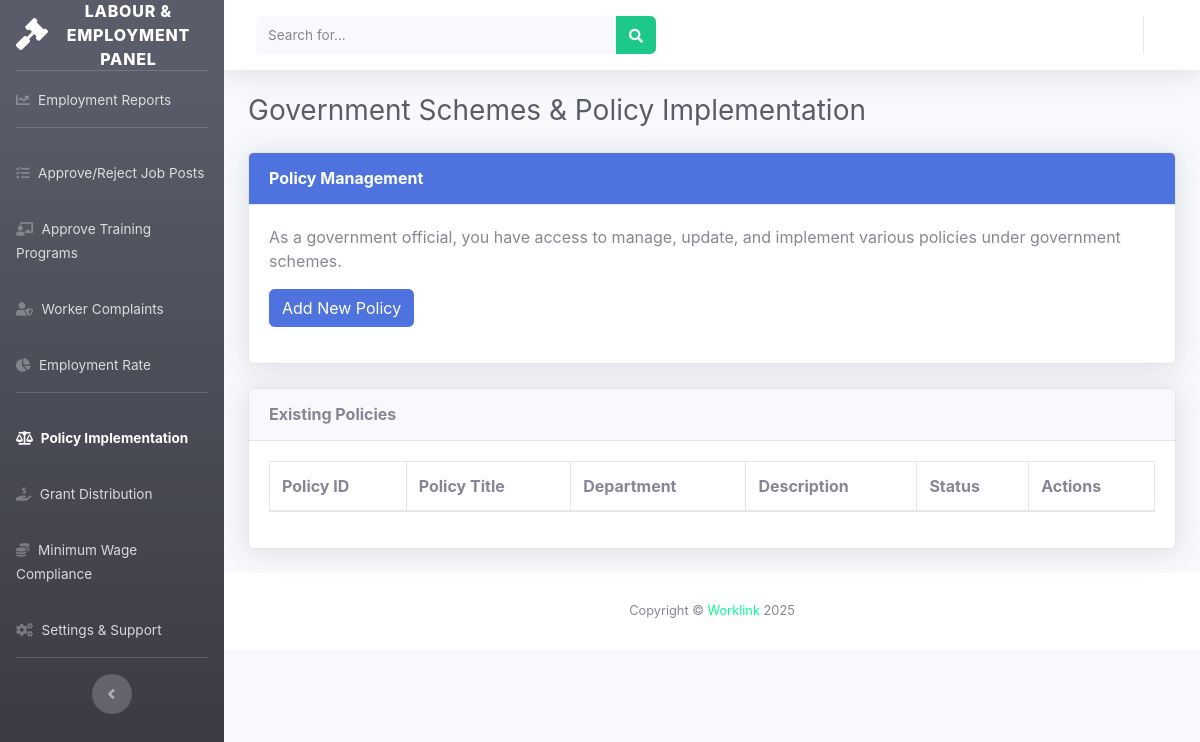
Before: /governmentOfficial/policy_implementation.php (signed in) with the older database file.
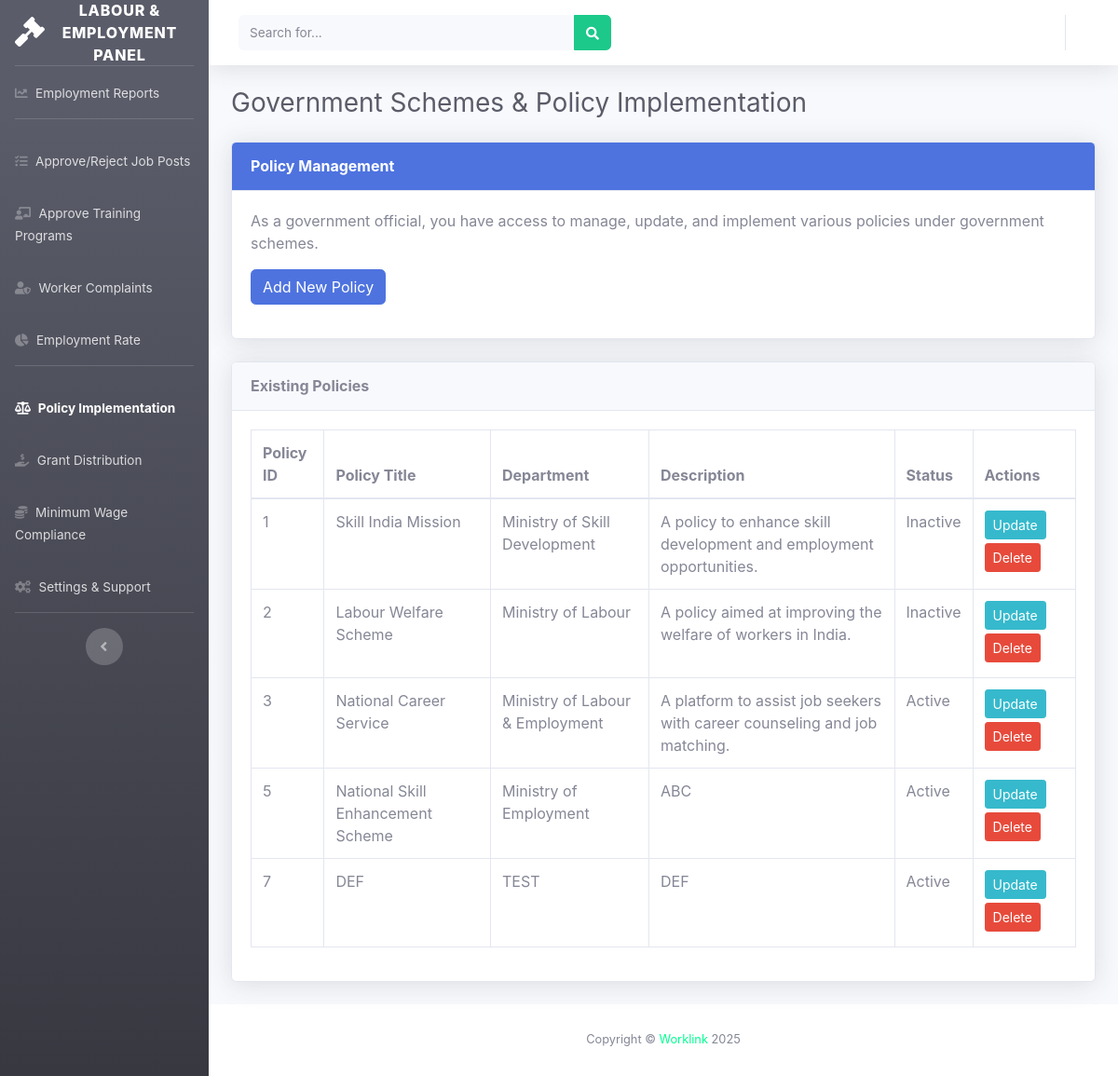
After: the same page with the newer database file.
### tables this page shows
CREATE TABLE `policies` (
  `policy_id` int(11) NOT NULL,
  `policy_title` varchar(255) NOT NULL,
  `description` text DEFAULT NULL,
  `department` varchar(255) DEFAULT NULL,
  `status` tinyint(1) NOT NULL DEFAULT 1,
  `created_at` timestamp NOT NULL DEFAULT current_timestamp(),
  `updated_at` timestamp NOT NULL DEFAULT current_timestamp() ON UPDATE current_timestamp()
);

### governmentOfficial/policy_implementation.php (the view, shortened to what this page needs)
<!DOCTYPE html>
<html lang="en">
<head>
    <link href="vendor/fontawesome-free/css/all.min.css" rel="stylesheet">
    <link href="css/sb-admin-2.min.css" rel="stylesheet">
    <link href="vendor/datatables/dataTables.bootstrap4.min.css" rel="stylesheet">
</head>
<body id="page-top">
<?php include('sidebar.php'); ?>
<?php include('header.php'); ?>
<div class="container-fluid">
    <h1 class="h3 mb-4 text-gray-800">Government Schemes & Policy Implementation</h1>
    <div class="row">
        <div class="col-lg-12">
            <div class="card shadow mb-4">
                <div class="card-header py-3 bg-primary text-white">
                    <h6 class="m-0 font-weight-bold">Policy Management</h6>
                </div>
                <div class="card-body">
                    <p>As a government official, you have access to manage, update, and implement various policies under government schemes.</p>
                    <button class="btn btn-primary mb-3" data-toggle="modal" data-target="#createPolicyModal">Add New Policy</button>
                </div>
            </div>
        </div>
    </div>
    <div class="row">
        <div class="col-lg-12">
            <div class="card shadow mb-4">
                <div class="card-header py-3">
                    <h6 class="m-0 font-weight-bold">Existing Policies</h6>
                </div>
                <div class="card-body">
                    <div class="table-responsive">
                        <table class="table table-bordered" id="policyTable" width="100%" cellspacing="0">
                            <thead>
                                <tr>
                                    <th>Policy ID</th>
                                    <th>Policy Title</th>
                                    <th>Department</th>
                                    <th>Description</th>
                                    <th>Status</th>
                                    <th>Actions</th>
                                </tr>
                            </thead>
                            <tbody>
                                <?php
                                $query = "SELECT * FROM policies";
                                $result = mysqli_query($con, $query);
                                while ($row = mysqli_fetch_assoc($result)) {
                                    echo "
                                    <tr>
                                        <td>{$row['policy_id']}</td>
                                        <td>{$row['policy_title']}</td>
                                        <td>{$row['department']}</td>
                                        <td>{$row['description']}</td>
                                        <td>" . ($row['status'] == 1 ? 'Active' : 'Inactive') . "</td>
                                        <td>
                                            <button class='btn btn-info btn-sm mb-1' data-toggle='modal' data-target='#updatePolicyModal{$row['policy_id']}'>Update</button>
                                            <a href='policy_implementation.php?id={$row['policy_id']}' class='btn btn-danger btn-sm mb-1'>Delete</a>
                                        </td>
                                    </tr>
                                    ";
                                }
                                ?>
                            </tbody>
                        </table>
                    </div>
                </div>
            </div>
        </div>
    </div>
</div>
<?php include_once('footer.php'); ?>
    </div>
</div>
</body>
</html>

Changed rows visible on the page:
added policies: policy_id "1", policy_title "Skill India Mission", department "Ministry of Skill Development", description "A policy to enhance skill development and employment opportunities.", status "Inactive"
added policies: policy_id "2", policy_title "Labour Welfare Scheme", department "Ministry of Labour", description "A policy aimed at improving the welfare of workers in India.", status "Inactive"
added policies: policy_id "3", policy_title "National Career Service", department "Ministry of Labour & Employment", description "A platform to assist job seekers with career counseling and job matching.", status "Active"
added policies: policy_id "5", policy_title "National Skill Enhancement Scheme", department "Ministry of Employment", description "ABC", status "Active"
added policies: policy_id "7", policy_title "DEF", department "TEST", description "DEF", status "Active"
